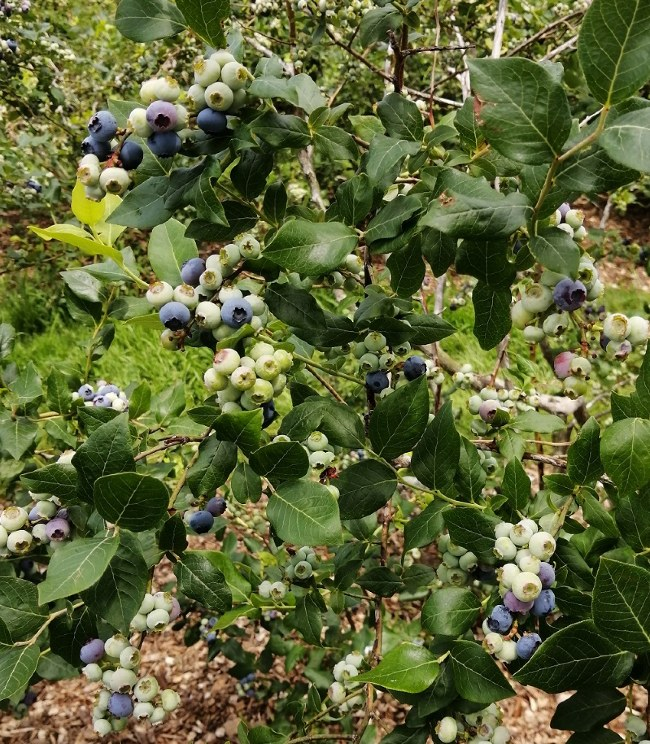
#> input picture Computer Vision Lab/Images/Blueberries.jpg, 650 x 744 px, found by its file name
$ python Lab6_4.py
#> lines starting #> are read from the running program, lines starting #| are printed output that depends on the picture
import numpy as np
import cv2

img = cv2.imread("C:\\Users\\aakar\\Documents\\CVLab\\Images\\Blueberries.jpg")
#> img is the input picture: shape (744, 650, 3); mean B, G, R 55.9, 101.2, 93.5

rows, cols = img.shape[:2]
#> rows = 744; cols = 650
M = np.float32([[1, 0.5, 0], [0, 1, 0], [0, 0, 1]])
sheared_img = cv2.warpPerspective(img, M, (int(cols*1.2), int(rows*1.2)))
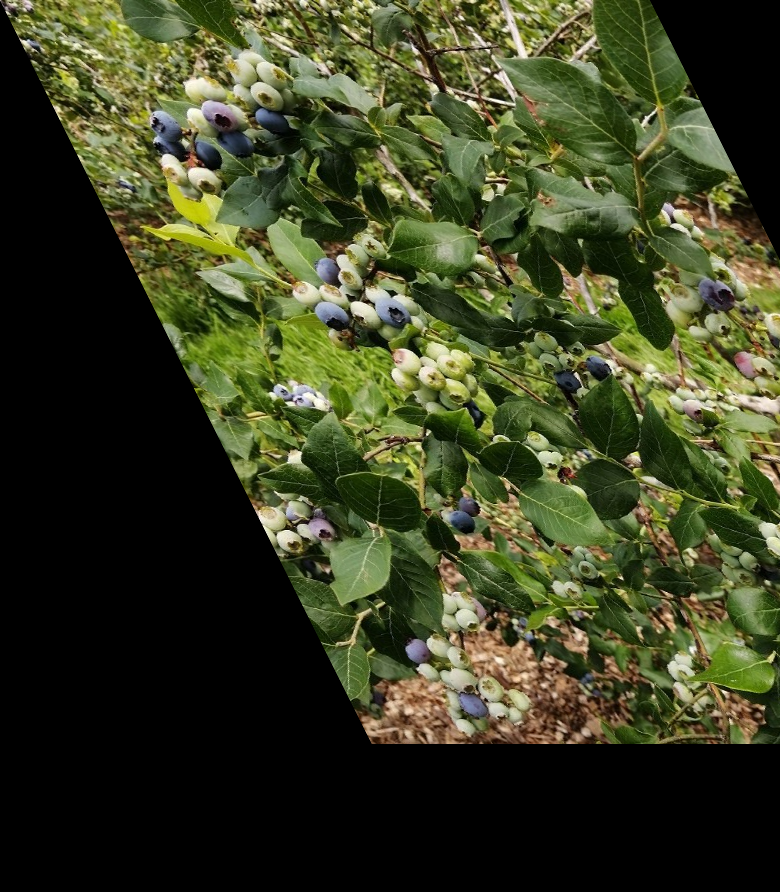
#> sheared_img: shape (892, 780, 3); mean B, G, R 34.8, 63.1, 58.3

cv2.imshow("Image", sheared_img)
cv2.waitKey(0)
#cv2.imwrite("C:\\Users\\aakar\\Documents\\CVLab\\Images\\ShearedBlueberries.jpg", sheared_img)
cv2.destroyAllWindows()

$ run again, with Computer Vision Lab/Images/Eagle.jpg copied over Computer Vision Lab/Images/Blueberries.jpg
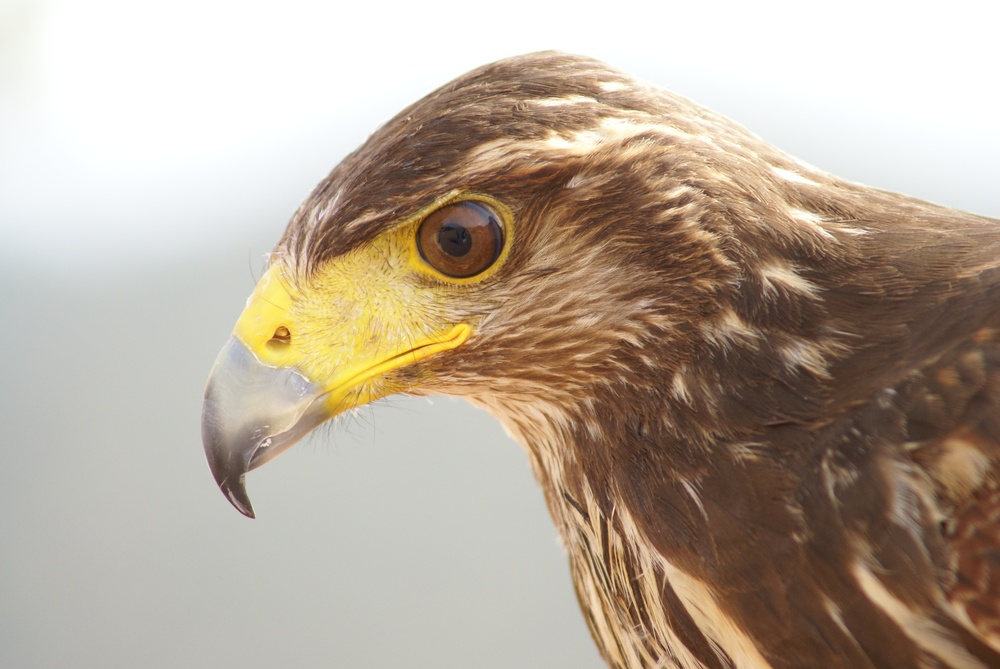
#> input picture Computer Vision Lab/Images/Eagle.jpg, 1000 x 669 px, shrunk from 3872 x 2592 before the run, found by its file name
#> img is the input picture: shape (669, 1000, 3); mean B, G, R 153.5, 168.9, 183.1
#> `sheared_img = cv2.warpPerspective(img, M, (int(cols*1.2), int(rows*1.2..`:
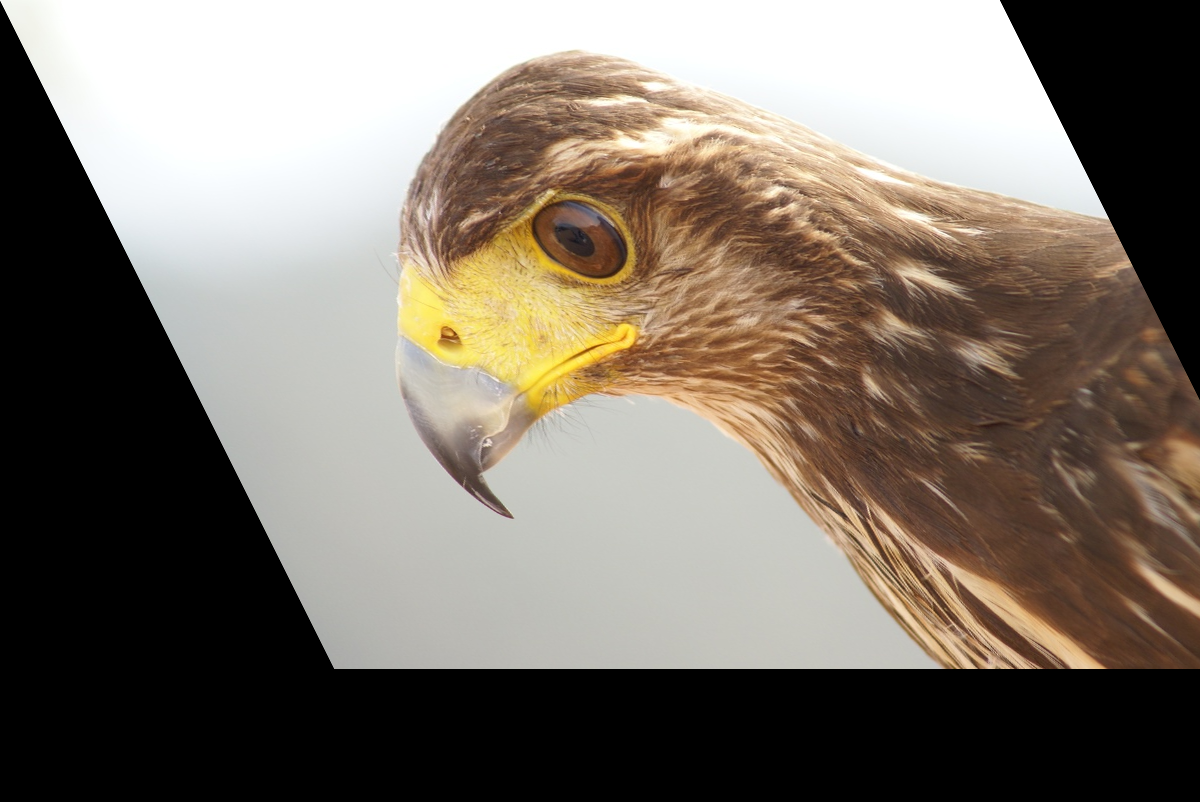
#> sheared_img: shape (802, 1200, 3); mean B, G, R 105.7, 116, 125.2

$ run again, with Computer Vision Lab/Images/Flower.jpg copied over Computer Vision Lab/Images/Blueberries.jpg
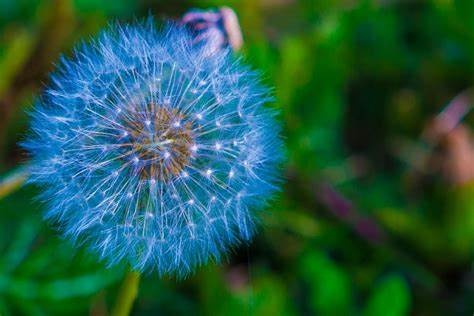
#> input picture Computer Vision Lab/Images/Flower.jpg, 474 x 316 px, found by its file name
#> img is the input picture: shape (316, 474, 3); mean B, G, R 71.5, 90, 35.6
#> `sheared_img = cv2.warpPerspective(img, M, (int(cols*1.2), int(rows*1.2..`:
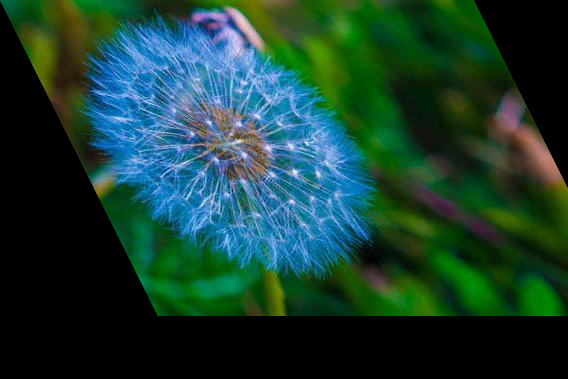
#> sheared_img: shape (379, 568, 3); mean B, G, R 49.7, 61.8, 24.5
